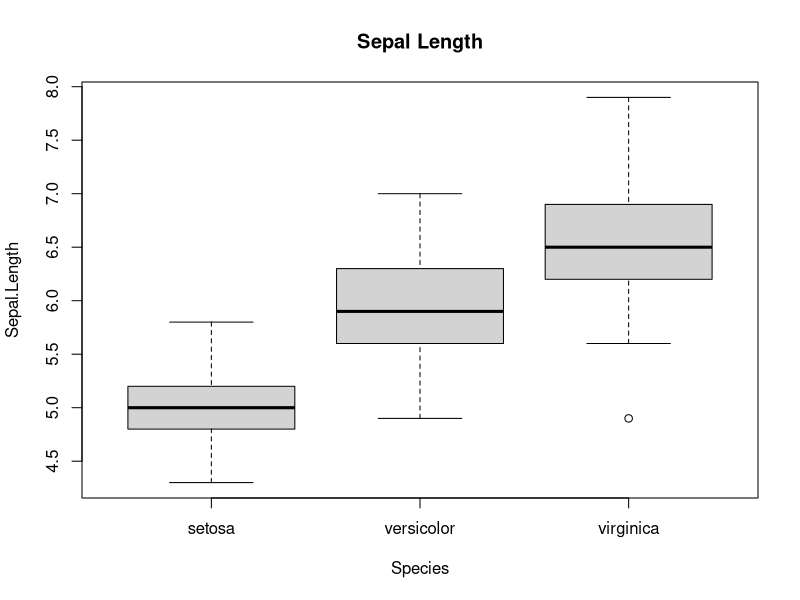
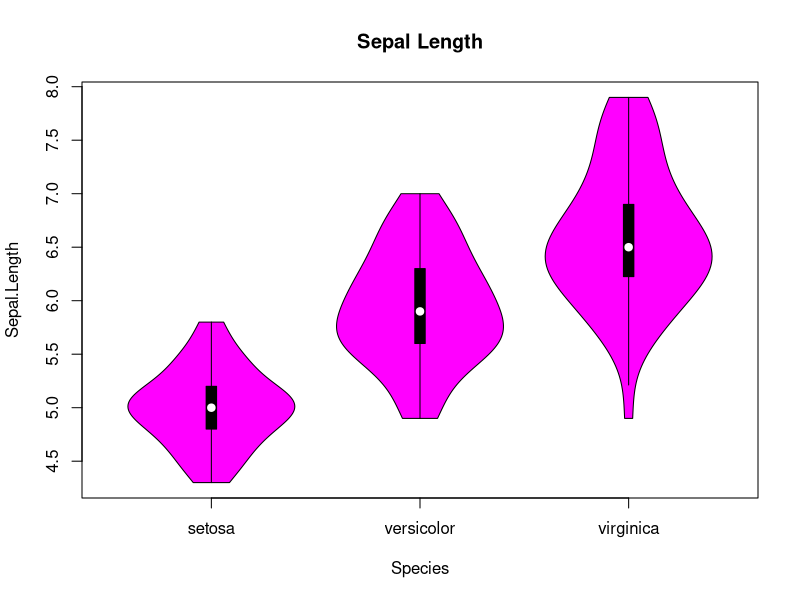
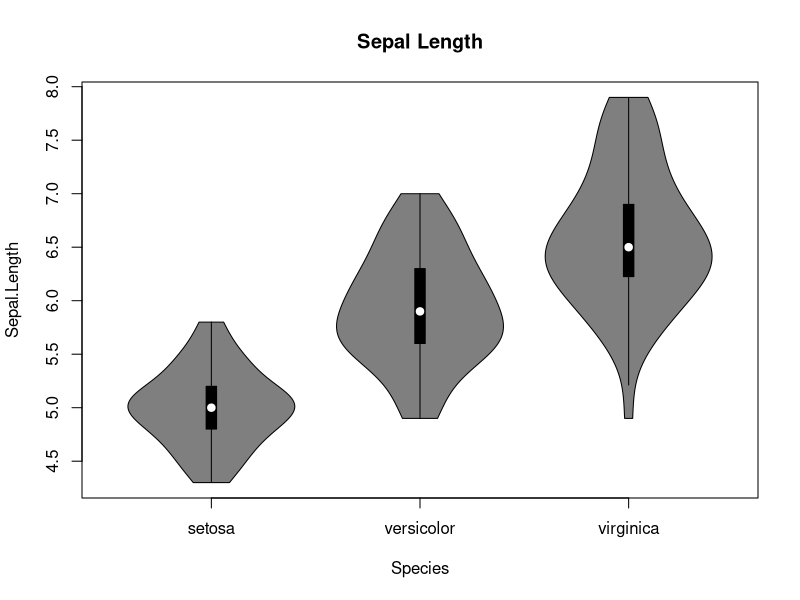
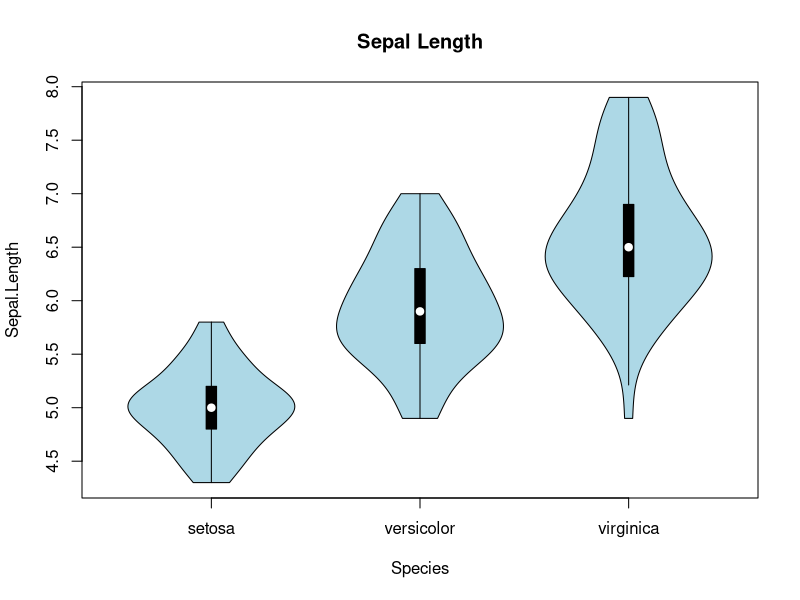
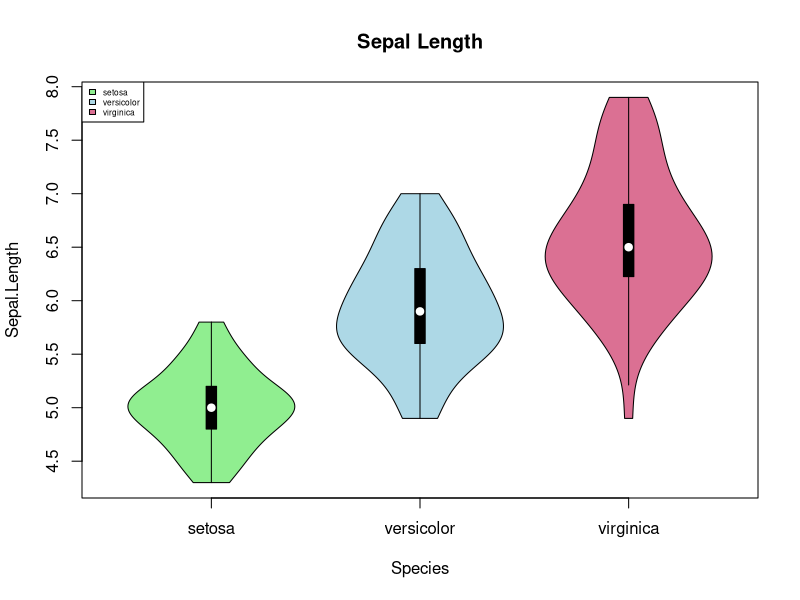
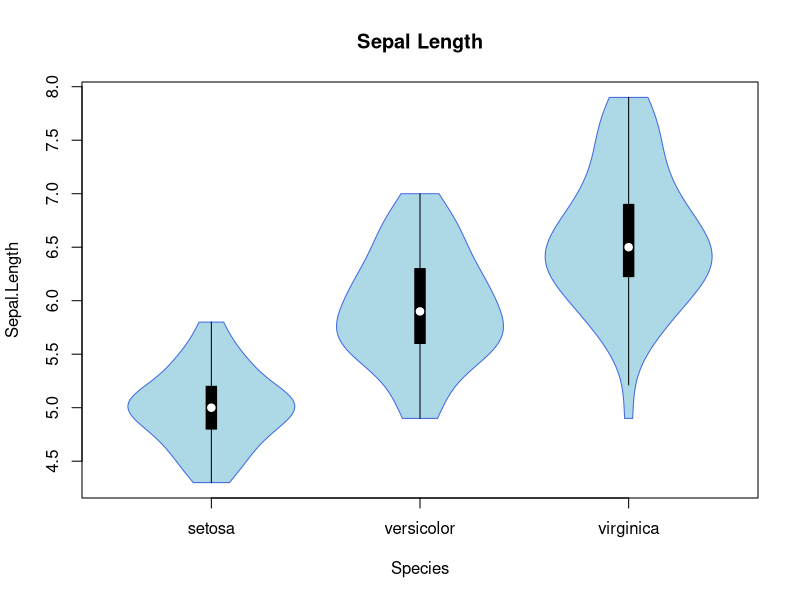
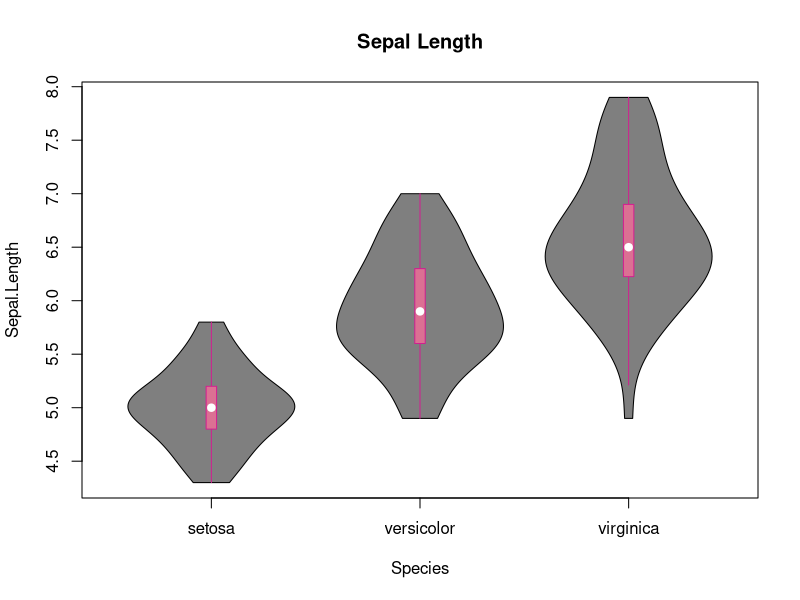
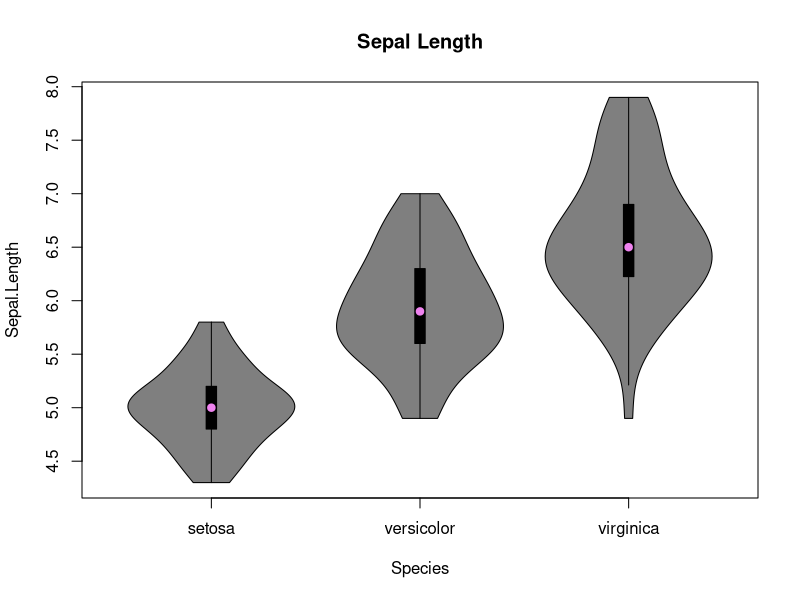

These figures' R source, in order:
## ---- chunk 1
library("vioplot")
## ---- chunk 2
data(iris)
boxplot(Sepal.Length~Species, data = iris, main = "Sepal Length")
## ---- chunk 3
vioplot(Sepal.Length~Species, data = iris, main = "Sepal Length", col="magenta")
## ---- chunk 4
vioplot(Sepal.Length~Species, data = iris, main = "Sepal Length")
## ---- chunk 5
vioplot(Sepal.Length~Species, data = iris, main = "Sepal Length", col="lightblue")
## ---- chunk 6
vioplot(Sepal.Length~Species, data = iris, main = "Sepal Length", col=c("lightgreen", "lightblue", "palevioletred"))
legend("topleft", legend=c("setosa", "versicolor", "virginica"), fill=c("lightgreen", "lightblue", "palevioletred"), cex = 0.5)
## ---- chunk 7
vioplot(Sepal.Length~Species, data = iris, main = "Sepal Length", col="lightblue", border="royalblue")
## ---- chunk 8
vioplot(Sepal.Length~Species, data = iris, main = "Sepal Length", rectCol="palevioletred", lineCol="violetred")
## ---- chunk 9
vioplot(Sepal.Length~Species, data = iris, main = "Sepal Length", colMed="violet")
## ---- chunk 10
vioplot(Sepal.Length~Species, data = iris, main = "Sepal Length", col="lightblue", border="royalblue", rectCol="palevioletred", lineCol="violetred", colMed="violet")
## ---- chunk 11
vioplot(Sepal.Length~Species, data = iris, main="Sepal Length", col=c("lightgreen", "lightblue", "palevioletred"), border=c("darkolivegreen4", "royalblue4", "violetred4"), rectCol=c("forestgreen", "blue", "palevioletred3"), lineCol=c("darkolivegreen", "royalblue", "violetred4"), colMed=c("green", "cyan", "magenta"), pchMed=c(15, 17, 19))
